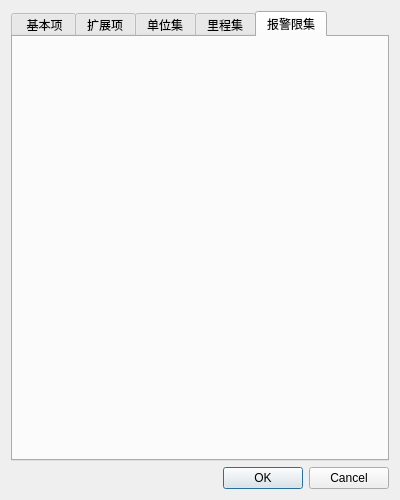
<?xml version="1.0" encoding="UTF-8"?>
<ui version="4.0">
 <class>VariantEditDialog</class>
 <widget class="QDialog" name="VariantEditDialog">
  <property name="geometry">
   <rect>
    <x>0</x>
    <y>0</y>
    <width>400</width>
    <height>500</height>
   </rect>
  </property>
  <property name="windowTitle">
   <string>Dialog</string>
  </property>
  <layout class="QVBoxLayout" name="verticalLayout" stretch="6,1">
   <item>
    <widget class="QTabWidget" name="tw">
     <property name="currentIndex">
      <number>4</number>
     </property>
     <widget class="QWidget" name="tab_basic">
      <attribute name="title">
       <string> 基本项</string>
      </attribute>
     </widget>
     <widget class="QWidget" name="tab_extend">
      <attribute name="title">
       <string>扩展项</string>
      </attribute>
     </widget>
     <widget class="QWidget" name="tab_unit_set">
      <attribute name="title">
       <string>单位集</string>
      </attribute>
     </widget>
     <widget class="QWidget" name="tab_miles_set">
      <attribute name="title">
       <string>里程集</string>
      </attribute>
     </widget>
     <widget class="QWidget" name="tab_alarm_limits_set">
      <attribute name="title">
       <string>报警限集</string>
      </attribute>
     </widget>
    </widget>
   </item>
   <item>
    <widget class="QDialogButtonBox" name="buttonBox">
     <property name="orientation">
      <enum>Qt::Horizontal</enum>
     </property>
     <property name="standardButtons">
      <set>QDialogButtonBox::Cancel|QDialogButtonBox::Ok</set>
     </property>
    </widget>
   </item>
  </layout>
 </widget>
 <resources/>
 <connections>
  <connection>
   <sender>buttonBox</sender>
   <signal>accepted()</signal>
   <receiver>VariantEditDialog</receiver>
   <slot>accept()</slot>
   <hints>
    <hint type="sourcelabel">
     <x>248</x>
     <y>254</y>
    </hint>
    <hint type="destinationlabel">
     <x>157</x>
     <y>274</y>
    </hint>
   </hints>
  </connection>
  <connection>
   <sender>buttonBox</sender>
   <signal>rejected()</signal>
   <receiver>VariantEditDialog</receiver>
   <slot>reject()</slot>
   <hints>
    <hint type="sourcelabel">
     <x>316</x>
     <y>260</y>
    </hint>
    <hint type="destinationlabel">
     <x>286</x>
     <y>274</y>
    </hint>
   </hints>
  </connection>
 </connections>
</ui>
